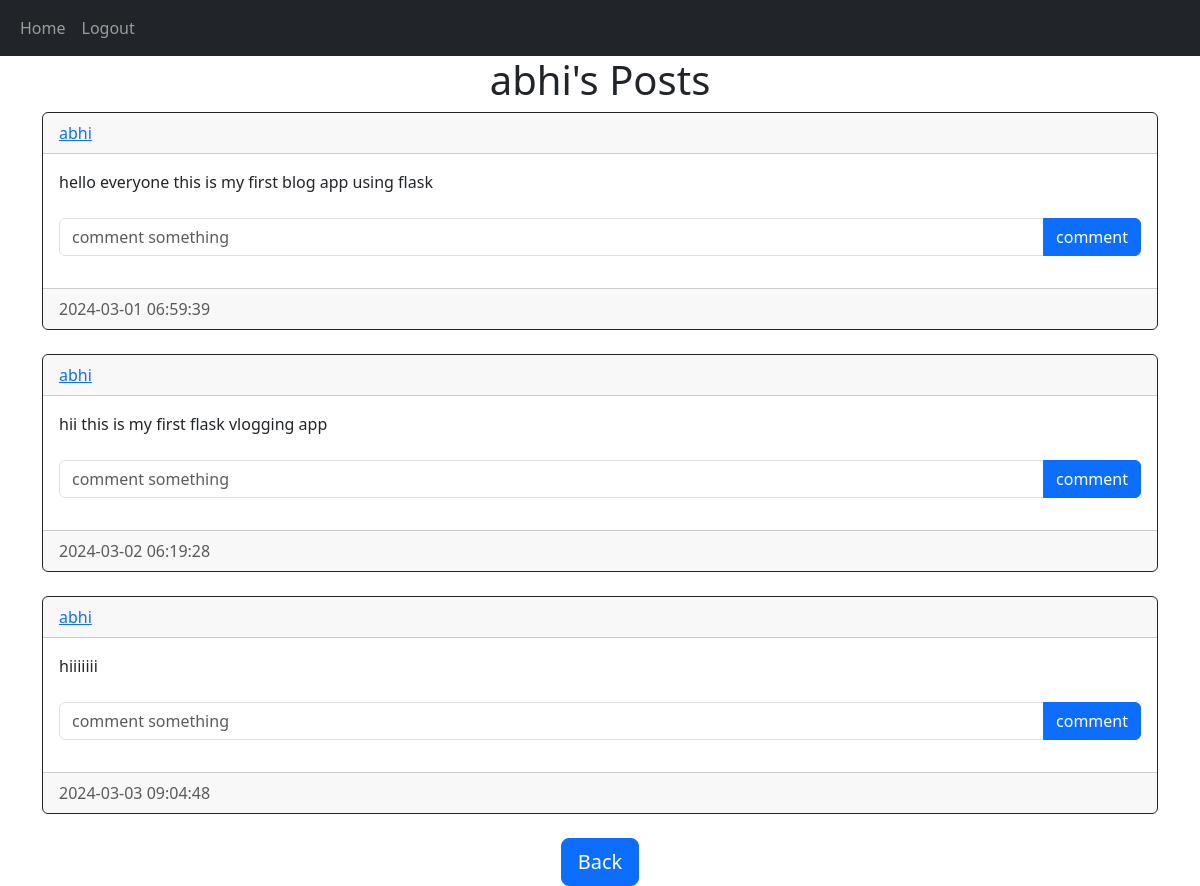
Screenshot of /post/abhi (signed in) with the database file from the repository.
### website/model.py (models this page shows)
class Post(db.Model):
     id=db.Column(db.Integer,primary_key=True)
     text=db.Column(db.Text,nullable=False)
     date_created=db.Column(db.DateTime(timezone=True),default=func.now())
     author=db.Column(db.Integer,db.ForeignKey('user.id',ondelete="CASCADE"),nullable=False)
     comments=db.relationship('Comment',backref='post',passive_deletes=True)

class User(db.Model,UserMixin):
    id=db.Column(db.Integer,primary_key=True)
    email=db.Column(db.String(150),unique=True)
    username=db.Column(db.String(150),unique=True)
    password=db.Column(db.String(150))
    date_created=db.Column(db.DateTime(timezone=True),default=func.now())
    posts=db.relationship('Post',backref='user',passive_deletes=True)
    comments=db.relationship('Comment',backref='user',passive_deletes=True)

### website/views.py (the view)
@views.route('/post/<username>')
@login_required
def posts(username):
    user=User.query.filter_by(username=username).first()
    if not user:
        flash('no such username exists',category="error")
        return redirect(url_for('views.home'))
    posts=user.posts
    return render_template('posts.html',user=current_user,posts=posts,username=username)

### website/__init__.py (called while the page is built)
def create_app():
    app=Flask(__name__)
    app.config['SECRET_KEY']="anant"
    app.config["SQLALCHEMY_DATABASE_URI"]="sqlite:///User.sqlite"
    db.init_app(app)
    from .views import views
    from .auth import auth
    app.register_blueprint(views,url_prefix="/")
    app.register_blueprint(auth,url_prefix="/")
    from .model import User,Post
    create_database(app)
    login_manager=LoginManager()
    login_manager.login_view="auth.login"
    login_manager.init_app(app)
    @login_manager.user_loader
    def load_user(id):
        return User.query.get(int(id))
    return app

### website/templates/posts.html (shortened to what this page needs)
{%extends "post_div.html" %}
{% block header %}
{{username}}'s Posts
{% endblock %}
{% block footer %}
<div align="center">
    <a href="/home"> <button type="button" class="btn btn-primary btn-lg">Back</button></a>
 </div>
{% endblock %}

### website/templates/post_div.html (shortened to what this page needs)
{%extends "base.html" %}
{% block content %}
<h1 align="center"> {%block header %} Posts {%endblock%}</h1>
<div id="posts">
{% for post in posts%}
<div class="card border-dark">
<div class="card-header d-flex justify-content-between align-items-center">
<a href="/posts/{{post.user.username}}">{{post.user.username}}</a>
</div>
<div class="card-body">
<div class="card-text">{{post.text}}</div>
<br/>
<form class="input-group mb-3" method='POST' action='/create-comment/{{post.id}}'>
    <input type="text" id="text" name="text" class="form-control" placeholder="comment something" \>
    <button type="submit" class="btn btn-primary">comment</button>
</form>
</div>
<div class="card-footer text-muted">{{post.date_created}}</div>
</div>
<br/>
{%endfor %}
</div>
{%block footer%}{%endblock%}
{% endblock %}

### rows the page displays
Post: user.username "abhi", text "hello everyone this is my first blog app using flask", date_created "2024-03-01 06:59:39"
Post: user.username "abhi", text "hii this is my first flask vlogging app", date_created "2024-03-02 06:19:28"
Post: user.username "abhi", text "hiiiiiii", date_created "2024-03-03 09:04:48"

### other values shown
{{ username }} "abhi"
